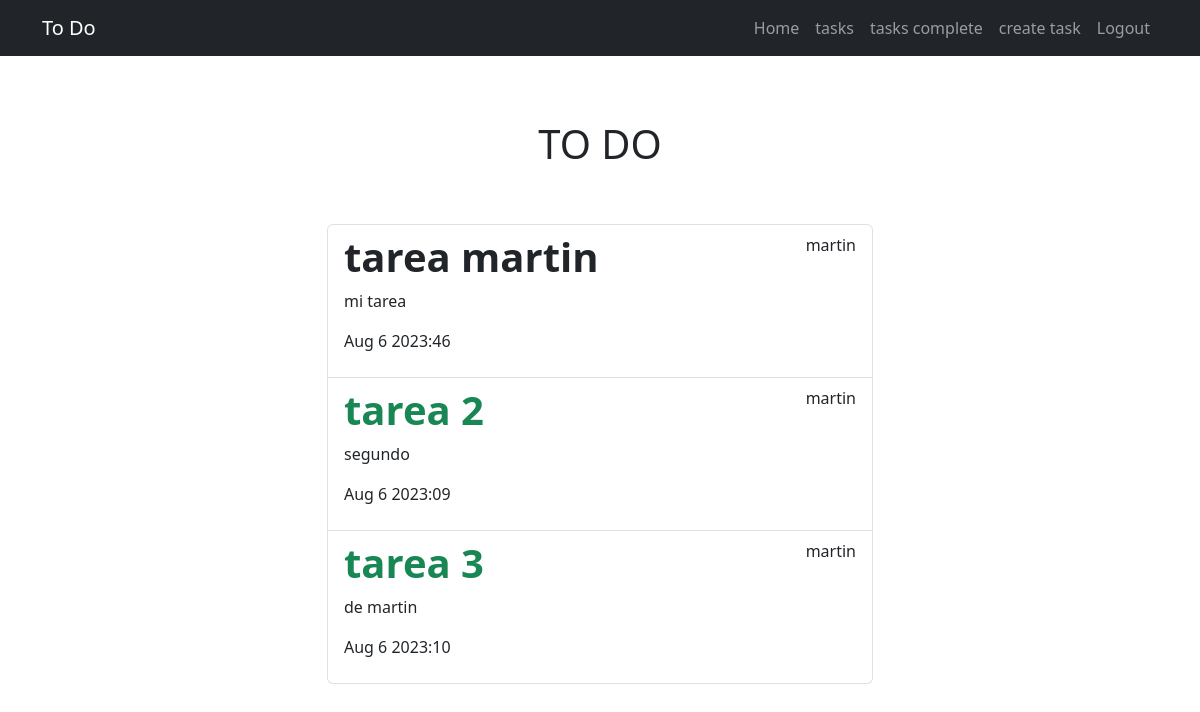
The page /tasks_complete/ (signed in) on the database its author committed.
### tasks/models.py (models this page shows, shortened)
class Task(models.Model):
    title = models.CharField(max_length=100)
    description = models.TextField(blank=True)
    created = models.DateTimeField(auto_now_add=True)
    datecomplete = models.DateTimeField(null=True, verbose_name='Fecha completado', blank=True)
    important = models.BooleanField(default=False)
    user = models.ForeignKey(User, models.CASCADE)

### tasks/views.py (the view)
# urls.py: path('tasks_complete/', views.tasks_complete, name="tasks_complete"),
@login_required
def tasks_complete(request):
    tareas = Task.objects.filter(user=request.user, datecomplete__isnull=False).order_by('datecomplete')
    return render(request, 'tasks.html', {
        'tasks': tareas  # todas las tareas que estan en
    })

### tasks/templates/tasks.html
{% extends 'base.html' %}
{% block content %}
    <main class="container">
        <div class="row">
            <div class="col-md-6 offset-md-3">
                <h1 class="text-center displey-3 py-5">TO DO</h1>
                <ul class="list-group">
                    {% for task in tasks %}
                        <a href="{% url 'task_detail' task.id %}" class="list-group-item">
                            <header class="d-flex justify-content-between">
                                {% if task.important %}
                                    <h1 class="fw-bold text-success">{{ task.title }}</h1>
                                {% else %}
                                    <h1 class="fw-bold">{{ task.title }}</h1>
                                {% endif %}
                            <p>{{ task.user.username }}</p>
                            </header>
                            <p>{{ task.description }}</p>
                            <p>{{ task.datecomplete|date:'M j Y:i' }}</p>
                        </a>
                    {% endfor %}
                </ul>
            </div>
        </div>
    </main>
{% endblock %}

### tasks/templates/base.html (shortened to what this page needs)
<!DOCTYPE html>
<html lang="en">
<head>
    {% load bootstrap5 %}
    {% bootstrap_css %}
</head>
<body>
<nav class="navbar navbar-expand-lg bg-dark navbar-dark">
    <div class="container">
        <a class="navbar-brand" href="#">To Do</a>
        <div class="collapse navbar-collapse" id="navbarNav">
            <ul class="navbar-nav ms-auto">
                <li class="nav-item"><a class="nav-link" href="/">Home</a></li>
                {% if user.is_authenticated %}
                    <li class="nav-item"><a class="nav-link" aria-current="page" href="/tasks">tasks</a></li>
                    <li class="nav-item"><a class="nav-link" href="{% url 'tasks_complete' %}">tasks complete</a></li>
                    <li class="nav-item"><a class="nav-link" href="{% url 'create_task' %}">create task</a></li>
                    <li class="nav-item"><a class="nav-link" href="/logout">Logout</a></li>
                {% else %}
                    <li class="nav-item"><a class="nav-link" href="/signup">Signup</a></li>
                    <li class="nav-item"><a class="nav-link" href="/sigin">sigin</a></li>
                {% endif %}
            </ul>
        </div>
    </div>
</nav>
{% block content %}
{% endblock %}
</body>
</html>

### rows shown on the page
Task: title "tarea martin", user.username "martin", description "mi tarea", datecomplete "Aug 6 2023:46"
Task: title "tarea 2", user.username "martin", description "segundo", datecomplete "Aug 6 2023:09"
Task: title "tarea 3", user.username "martin", description "de martin", datecomplete "Aug 6 2023:10"
